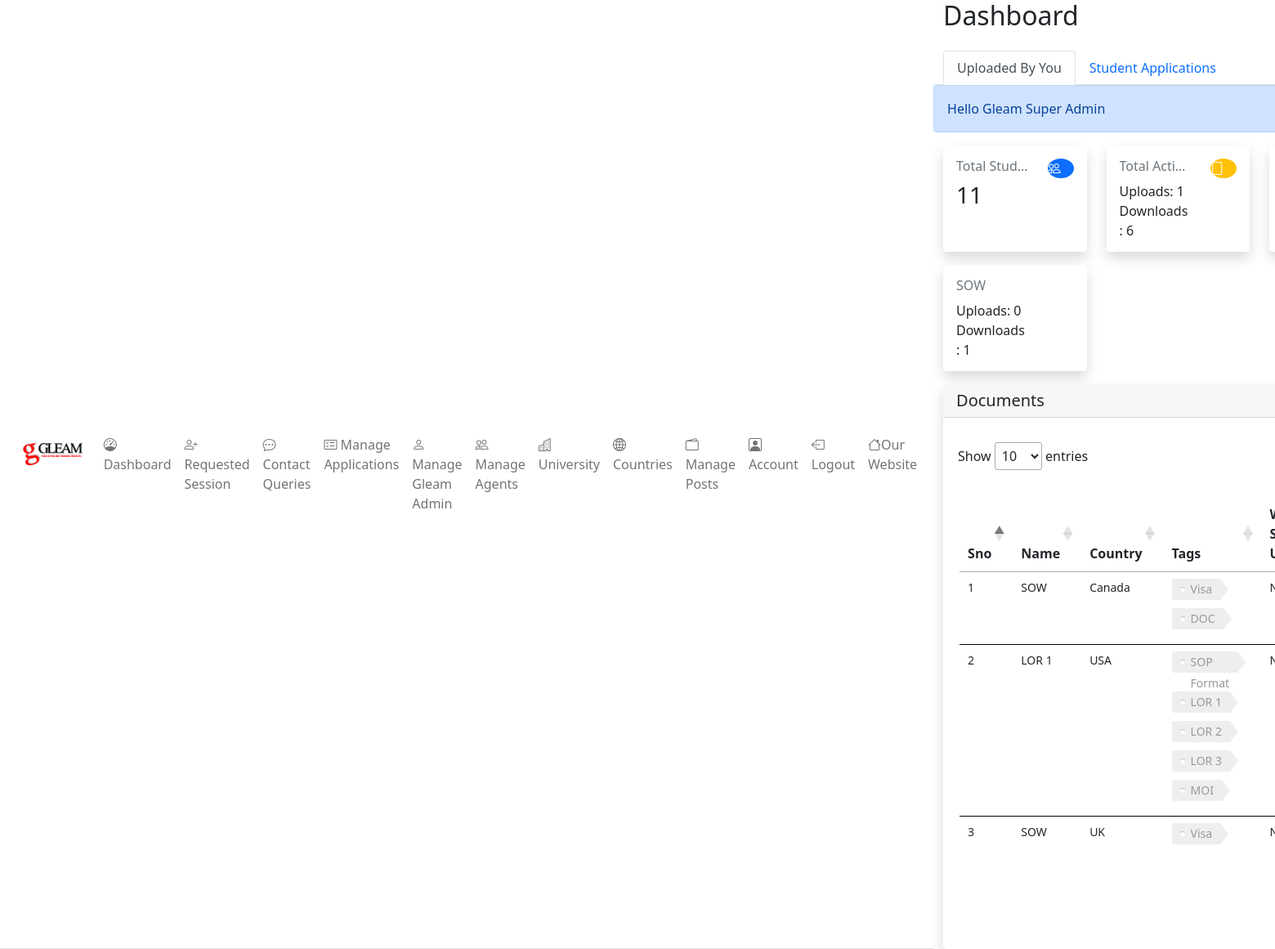
/frontend/admin/dashboard.php (signed in), run on the app's committed database.
### tables this page shows
CREATE TABLE `users` (
  `id` int(11) NOT NULL,
  `name` text DEFAULT NULL,
  `email` varchar(50) NOT NULL,
  `phone` bigint(15) NOT NULL,
  `password` varchar(100) NOT NULL,
  `is_admin` int(11) NOT NULL DEFAULT 0 COMMENT '0-student, 1-admin,2-agent, 3-gleam admin',
  `verification_code` text DEFAULT NULL,
  `forgot_token` text DEFAULT NULL,
  `verified` int(10) NOT NULL DEFAULT 0 COMMENT '0-No, 1-Yes',
  `user_block` int(10) NOT NULL DEFAULT 0 COMMENT '0-unblock, 1-block',
  `created_at` timestamp NOT NULL DEFAULT current_timestamp(),
  `updated_at` timestamp NULL DEFAULT NULL ON UPDATE current_timestamp(),
  `deleted_at` timestamp NULL DEFAULT NULL
);

CREATE TABLE `documents` (
  `id` int(200) NOT NULL,
  `name` text DEFAULT NULL,
  `file_location` varchar(200) NOT NULL,
  `will_student` int(11) NOT NULL,
  `country` int(11) DEFAULT NULL COMMENT 'id of country table',
  `tags` text DEFAULT NULL,
  `created_at` timestamp NOT NULL DEFAULT current_timestamp(),
  `updated_at` timestamp NULL DEFAULT NULL,
  `deleted_at` timestamp NULL DEFAULT NULL
);

CREATE TABLE `countries` (
  `id` int(11) NOT NULL,
  `country_name` text NOT NULL,
  `created_at` timestamp NOT NULL DEFAULT current_timestamp(),
  `updated_at` timestamp NULL DEFAULT NULL ON UPDATE current_timestamp(),
  `deleted_at` timestamp NULL DEFAULT NULL
);

### frontend/admin/dashboard.php (the view, shortened to what the rows shown need)
<?php
include("../../backend/config.php");
$stmt="SELECT name FROM users WHERE id=(?) AND is_admin=(?) LIMIT 1";
$sql=mysqli_prepare($conn, $stmt);
$is_admin=1;
mysqli_stmt_bind_param($sql,"ii",$_SESSION["admin_id"],$is_admin);
$result=mysqli_stmt_execute($sql);
if (!empty($result) && isset($result)){
    $data= mysqli_stmt_get_result($sql);
    $user_name=mysqli_fetch_array($data);
        ?>
        <?php
}
?>
<!DOCTYPE html>
<html lang="en">
<head>
    <?php require('./admin_components/header_links.php'); ?>
</head>
<body>
    <div class="d-flex flex-column flex-lg-row h-lg-full bg-surface-secondary">
        <div class="h-screen flex-grow-1 overflow-y-lg-auto">
            <header class="bg-surface-primary border-bottom pt-6">
                <div class="container-fluid">
                    <div class="mb-npx">
                        <div class="row align-items-center">
                            <div class="col-sm-6 col-12 mb-4 mb-sm-0">
                                <h1 class="h2 mb-0 ls-tight">Dashboard</h1>
                            </div>
                        </div>
                    </div>
                </div>
            </header>
            <div class="alert alert-primary" role="alert">
                Hello <?php echo $user_name['name']; ?>
            </div>
            <main class="py-6 bg-surface-secondary">
                <div class="container-fluid">
                    <div class="row g-6 mb-6">
                        <?php
                        $stmt="SELECT id,name FROM `documents`
                        WHERE documents.deleted_at IS NULL";
                        $sql=mysqli_prepare($conn, $stmt);
                        $result=mysqli_stmt_execute($sql);
                            if ($result){
                                $data= mysqli_stmt_get_result($sql);
                                while ($row = mysqli_fetch_array($data)){
                                    $stmt2="SELECT id FROM `activity` WHERE document_id=(?) AND activity_type=(?)";
                                    $sql2=mysqli_prepare($conn, $stmt2);
                                    $activity_type=2;
                                    mysqli_stmt_bind_param($sql2,"ii",$row["id"],$activity_type);
                                    $result2=mysqli_stmt_execute($sql2);
                                    if ($result2){
                                            mysqli_stmt_store_result($sql2);
                                            $nubmer_of_rows=mysqli_stmt_num_rows($sql2);
                                    }
                                    else{
                                        mysqli_stmt_close($sql2);
                                    }
                                    $stmt2="SELECT id FROM `activity` WHERE document_id=(?) AND activity_type=(?)";
                                    $sql2=mysqli_prepare($conn, $stmt2);
                                    $activity_type=1;
                                    mysqli_stmt_bind_param($sql2,"ii",$row["id"],$activity_type);
                                    $result2=mysqli_stmt_execute($sql2);
                                    if ($result2){
                                            mysqli_stmt_store_result($sql2);
                                            $nubmer_of_downloads=mysqli_stmt_num_rows($sql2);
                                    }
                                    else{
                                        mysqli_stmt_close($sql2);
                                    }
                        ?>
                        <div class="col-xl-3 col-sm-6 col-12 mb-3">
                            <div class="card shadow border-0 overflow_style" style="height: 130px; cursor:pointer;">
                                <form action="./document_activity.php" id="activity_form<?php echo $row['id']; ?>" method="get">
                                    <a  onclick="<?php echo 'activity_form'.$row['id']; ?>.submit();">
                                        <div class="card-body">
                                            <div class="row">
                                                <div class="col-8 mr-auto">
                                                    <span class="h6 font-semibold
                                                    text-muted text-sm d-block mb-2 text-truncate"><?php echo $row["name"]; ?></span>
                                                    <span class="h6 font-bold mb-0">Uploads: <?php echo $nubmer_of_rows; ?></span>
                                                    <br>
                                                    <span class="h6 font-bold mb-0">Downloads: <?php echo $nubmer_of_downloads; ?></span>
                                                </div>
                                                <div class="col-4  ml-auto text-center">
                                                    <div class="icon icon-shape bg-tertiary
                                                    text-white text-lg rounded-circle text-center">
                                                        <i class="bi bi-files"></i>
                                                    </div>
                                                </div>
                                            </div>
                                        </div>
                                    </a>
                                </form>
                            </div>
                        </div>
                        <?php }
                        }?>
                    </div>
                    <div class="card shadow border-0 mb-7">
                        <div class="table-responsive" style="padding: 30px 18px;">
                            <table class="table table-hover table-nowrap" id="myTable" style="padding: 30px 2px; border: 0px solid black !important;">
                                <thead class="thead-light">
                                    <tr>
                                        <th style="font-size: 16px;">Sno</th>
                                        <th style="font-size: 16px;">Name</th>
                                        <th style="font-size: 16px;">Country</th>
                                        <th style="font-size: 16px;">Tags</th>
                                        <th style="font-size: 16px;">Will Student Upload</th>
                                    </tr>
                                </thead>
                                <tbody >
                                    <?php
                                        $stmt="SELECT countries.country_name,documents.id,documents.name,documents.tags,documents.will_student,documents.created_at,documents.file_location
                                        FROM `documents`
                                        INNER JOIN countries ON countries.id=documents.country WHERE documents.deleted_at IS NULL";
                                        $sql=mysqli_prepare($conn, $stmt);
                                        $result=mysqli_stmt_execute($sql);
                                        if ($result){
                                                $data= mysqli_stmt_get_result($sql);
                                                $sno=1;
                                                while ($row = mysqli_fetch_array($data)){
                                    ?>
                                    <tr>
                                        <td style="font-size: 14px;">
                                            <?php echo $sno;?>
                                        </td>
                                        <td style="font-size: 14px;">
                                            <?php echo $row["name"];?>
                                        </td>
                                        <td style="font-size: 14px;">
                                            <?php echo $row["country_name"];?>
                                        </td>
                                        <td class="overflow_style2" style="font-size: 14px;">
                                            <?php
                                                if($row["tags"]==null){
                                                    echo "Not Available";
                                                }
                                                else{
                                                    $tags=explode(",",$row["tags"]);
                                                    foreach($tags as $tag){
                                                        ?>
                                                        <a class="tag"><?php echo $tag==null?"Not Available":$tag;?></a>
                                                        <?php
                                                    }
                                                }
                                            ?>
                                        </td>
                                        <td style="font-size: 14px;">
                                            <?php echo $row['will_student']==1?"Yes":"No"; ?>
                                        </td>
                                    </tr>
                                    <?php
                                    $sno++;
                                    }
                                }
                                ?>
                                </tbody>
                            </table>
                        </div>
                    </div>
                </div>
            </main>
        </div>
    </div>
</body>
</html>

### data on the page
users: name "Gleam Super Admin"
documents: name "SOW", nubmer_of_rows "0", nubmer_of_downloads "1", countries.country_name "UK", tags "Visa", will_student "No"
documents: name "SOW", countries.country_name "Canada", tags "Visa", tags "DOC", will_student "No"
documents: name "LOR 1", countries.country_name "USA", tags "SOP Format", tags "LOR 1", tags "LOR 2", tags "LOR 3", tags "MOI", will_student "No"

### other printed values
$row[0] "11"
$row[0] "1"
$row[0] "6"
